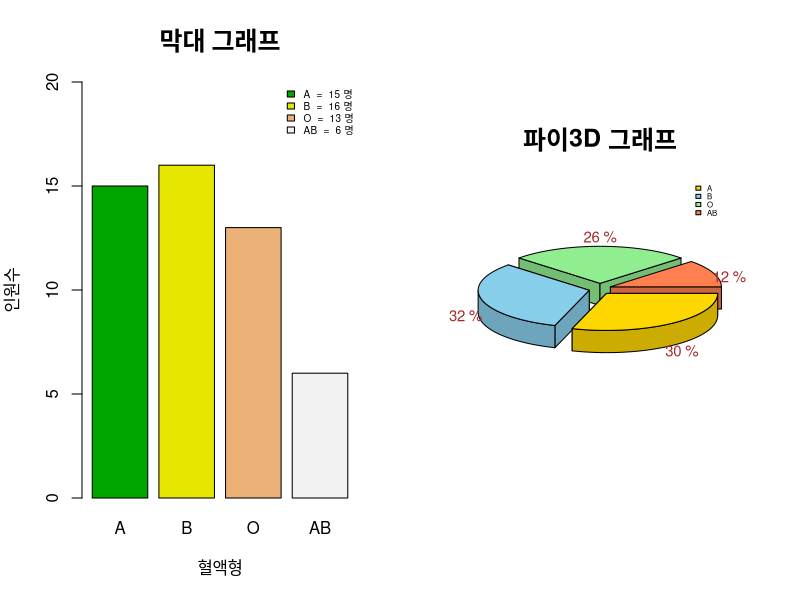

Reproduce this figure in R.
# exam4.r다음 혈액형 데이터를 사용하여
# # id = 1,2,3 .....50
# # btype = 1, 2, 2, 2, 4, 2, 1, 2, 2, 3, 3, 4, 3, 4, 1, 3, 3, 2, 1, 4,
# # 2, 3, 1, 1, 2, 2, 3, 1, 1, 2, 4, 2, 2, 1, 3, 4, 1, 1, 2, 3,
# # 1, 3, 1, 3, 2, 3, 2, 1, 1, 3
# 혈액형 도수분포표의 수평 막대그래프(범례포함), 3D 파이그래프를 각각 그리시오


v1 <- c(1:50)
v2 <- c(1, 2, 2, 2, 4, 2, 1, 2, 2, 3, 3, 4, 3, 4, 1, 3, 3, 2, 1, 4,
        2, 3, 1, 1, 2, 2, 3, 1, 1, 2, 4, 2, 2, 1, 3, 4, 1, 1, 2, 3,
        1, 3, 1, 3, 2, 3, 2, 1, 1, 3)

# 혈액형별로 도수값
bdf = data.frame(id = v1, btype = v2)
bdf$btype <- factor(bdf$btype, levels = c(1:4), labels = c('A', 'B', 'O', 'AB'))

par(mfrow = c(1, 2), cex.main=1.5)

blood_cnt <- table(bdf$btype)
# blood_cnt

barplot(blood_cnt,
        xlab='혈액형',
        ylab='인원수',
        ylim=c(0,20),
        main = '막대 그래프',
        col=terrain.colors(4))
legend('topright',
       legend = paste(names(blood_cnt), ' = ', blood_cnt, '명'),
       bg = 'transparent',
       cex=0.6,
       fill=terrain.colors(4),
       box.lty = 0)


library(plotrix)

bdf$btype <- factor(bdf$btype, levels = c('AB', 'O', 'B', 'A'))

blood_cnt2 <- table(bdf$btype)
# blood_cnt2
blood_tdf <- data.frame(blood_cnt2)
blood_per <- round(blood_tdf$Freq/sum(blood_tdf$Freq)*100, 1)
blood_per2 <- paste(blood_per, '%')

pie3D(blood_cnt2,labels=blood_per2,
      main = '파이3D 그래프',
      labelcex = 0.9,
      labelcol = 'brown',
      explode=0.1,
      col=c('coral', 'lightgreen', 'skyblue', 'gold'))


legend('topright', 
       legend = paste(names(blood_cnt)),
       bg = 'transparent',
       cex=0.47,
       
       fill=c('gold', 'skyblue', 'lightgreen', 'coral'),
       box.lty = 0)




